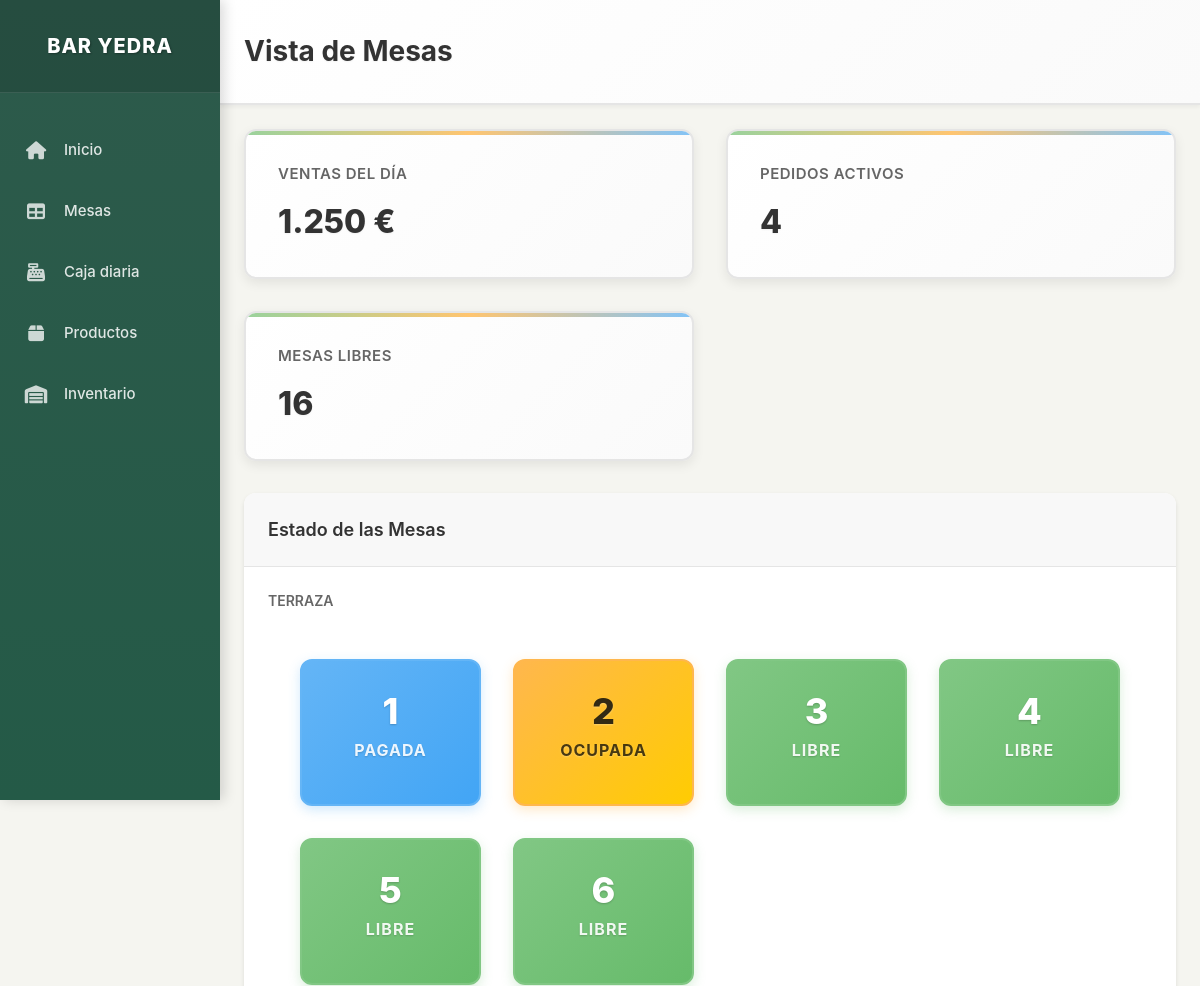
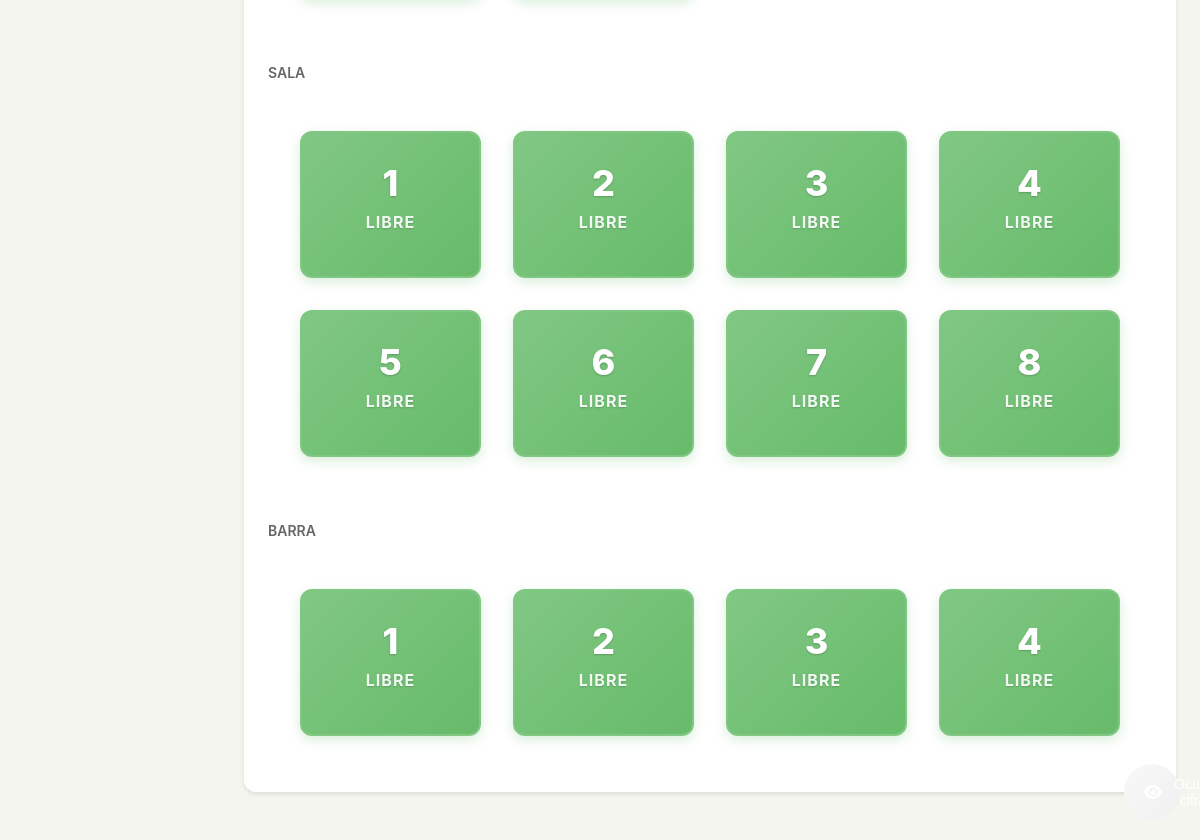
The page / on the database its author committed (2 pictures, top to bottom).
### models.py (models this page shows, shortened)
class Mesa(db.Model):
    id = db.Column(db.Integer, primary_key=True)
    numero = db.Column(db.Integer, nullable=False)
    zona = db.Column(db.String(50), nullable=False)  # Terraza, Sala, Barra
    estado = db.Column(db.String(20), default='libre')  # libre, ocupada, pagada
    pedidos = db.relationship('Pedido', backref='mesa', lazy=True)

### app.py (the view)
@app.route('/')
def index():
    mesas_terraza = Mesa.query.filter_by(zona='Terraza').all()
    mesas_sala = Mesa.query.filter_by(zona='Sala').all()
    mesas_barra = Mesa.query.filter_by(zona='Barra').all()
    return render_template('index.html',
                         mesas_terraza=mesas_terraza,
                         mesas_sala=mesas_sala,
                         mesas_barra=mesas_barra)

### templates/index.html (shortened to what this page needs)
{% extends "layout.html" %}
{% block page_title %}Vista de Mesas{% endblock %}
{% block content %}
<div class="stats-grid">
    <div class="stat-card">
        <div class="stat-card-title">Ventas del día</div>
        <div class="stat-card-value">1.250 €</div>
    </div>
    <div class="stat-card">
        <div class="stat-card-title">Pedidos activos</div>
        <div class="stat-card-value">4</div>
    </div>
    <div class="stat-card">
        <div class="stat-card-title">Mesas libres</div>
        <div class="stat-card-value">{{ (mesas_terraza + mesas_sala + mesas_barra)|selectattr('estado', 'equalto', 'libre')|list|length }}</div>
    </div>
</div>
<div class="card">
    <div class="card-header">
        <h3 class="card-title">Estado de las Mesas</h3>
    </div>
    <div class="card-body">
        <h4 style="margin-bottom: 16px; color: var(--color-text-light); font-size: 14px; font-weight: 600;">TERRAZA</h4>
        <div class="tables-grid" style="margin-bottom: 32px;">
            {% for mesa in mesas_terraza %}
            <div class="table-card table-{{ mesa.estado }}" onclick="goToTable({{ mesa.id }})">
                <div class="table-number">{{ mesa.numero }}</div>
                <div class="table-status">{{ mesa.estado|title }}</div>
            </div>
            {% endfor %}
        </div>
        <h4 style="margin-bottom: 16px; color: var(--color-text-light); font-size: 14px; font-weight: 600;">SALA</h4>
        <div class="tables-grid" style="margin-bottom: 32px;">
            {% for mesa in mesas_sala %}
            <div class="table-card table-{{ mesa.estado }}" onclick="goToTable({{ mesa.id }})">
                <div class="table-number">{{ mesa.numero }}</div>
                <div class="table-status">{{ mesa.estado|title }}</div>
            </div>
            {% endfor %}
        </div>
        <h4 style="margin-bottom: 16px; color: var(--color-text-light); font-size: 14px; font-weight: 600;">BARRA</h4>
        <div class="tables-grid">
            {% for mesa in mesas_barra %}
            <div class="table-card table-{{ mesa.estado }}" onclick="goToTable({{ mesa.id }})">
                <div class="table-number">{{ mesa.numero }}</div>
                <div class="table-status">{{ mesa.estado|title }}</div>
            </div>
            {% endfor %}
        </div>
    </div>
</div>
{% set mesas_libre = [] %}
{% set mesas_ocupada = [] %}
{% set mesas_pagada = [] %}
{% for mesa in mesas_terraza + mesas_sala + mesas_barra %}
    {% if mesa.estado == 'libre' %}
        {% set _ = mesas_libre.append(mesa) %}
    {% elif mesa.estado == 'ocupada' %}
        {% set _ = mesas_ocupada.append(mesa) %}
    {% elif mesa.estado == 'pagada' %}
        {% set _ = mesas_pagada.append(mesa) %}
    {% endif %}
{% endfor %}
{% endblock %}

### templates/layout.html (shortened to what this page needs)
<!DOCTYPE html>
<html lang="es">
<head>
    <link href="https://cdnjs.cloudflare.com/ajax/libs/font-awesome/6.0.0/css/all.min.css" rel="stylesheet">
    <link href="{{ url_for('static', filename='css/style.css') }}" rel="stylesheet">
</head>
<body>
    <div class="app-layout">
        <aside class="sidebar">
            <div class="sidebar-header">
                <a class="sidebar-brand" href="{{ url_for('index') }}">
                    BAR YEDRA
                </a>
            </div>
            <nav>
                <ul class="sidebar-nav">
                    <li>
                        <a class="nav-link" href="{{ url_for('index') }}">
                            <i class="fas fa-home"></i>
                            Inicio
                        </a>
                    </li>
                    <li>
                        <a class="nav-link" href="{{ url_for('index') }}">
                            <i class="fas fa-table"></i>
                            Mesas
                        </a>
                    </li>
                    <li>
                        <a class="nav-link" href="{{ url_for('cash_register') }}">
                            <i class="fas fa-cash-register"></i>
                            Caja diaria
                        </a>
                    </li>
                    <li>
                        <a class="nav-link" href="{{ url_for('products') }}">
                            <i class="fas fa-box"></i>
                            Productos
                        </a>
                    </li>
                    <li>
                        <a class="nav-link" href="{{ url_for('inventory') }}">
                            <i class="fas fa-warehouse"></i>
                            Inventario
                        </a>
                    </li>
                </ul>
            </nav>
        </aside>
        <main class="main-content">
            <header class="content-header">
                <h1 class="page-title">{% block page_title %}Dashboard{% endblock %}</h1>
                <button class="privacy-toggle" onclick="togglePrivacy()" id="privacy-btn">
                    <i class="fas fa-eye" id="privacy-icon"></i>
                </button>
            </header>
            <div class="content-container">
                {% block content %}{% endblock %}
            </div>
        </main>
    </div>
</body>
</html>

### rows shown on the page
Mesa: numero "1", estado "PAGADA"
Mesa: numero "2", estado "OCUPADA"
Mesa: numero "3", estado "LIBRE"
Mesa: numero "4", estado "LIBRE"
Mesa: numero "5", estado "LIBRE"
Mesa: numero "6", estado "LIBRE"
Mesa: numero "1", estado "LIBRE"
Mesa: numero "2", estado "LIBRE"
Mesa: numero "3", estado "LIBRE"
Mesa: numero "4", estado "LIBRE"
Mesa: numero "5", estado "LIBRE"
Mesa: numero "6", estado "LIBRE"
Mesa: numero "7", estado "LIBRE"
Mesa: numero "8", estado "LIBRE"
Mesa: numero "1", estado "LIBRE"
Mesa: numero "2", estado "LIBRE"
Mesa: numero "3", estado "LIBRE"
Mesa: numero "4", estado "LIBRE"
